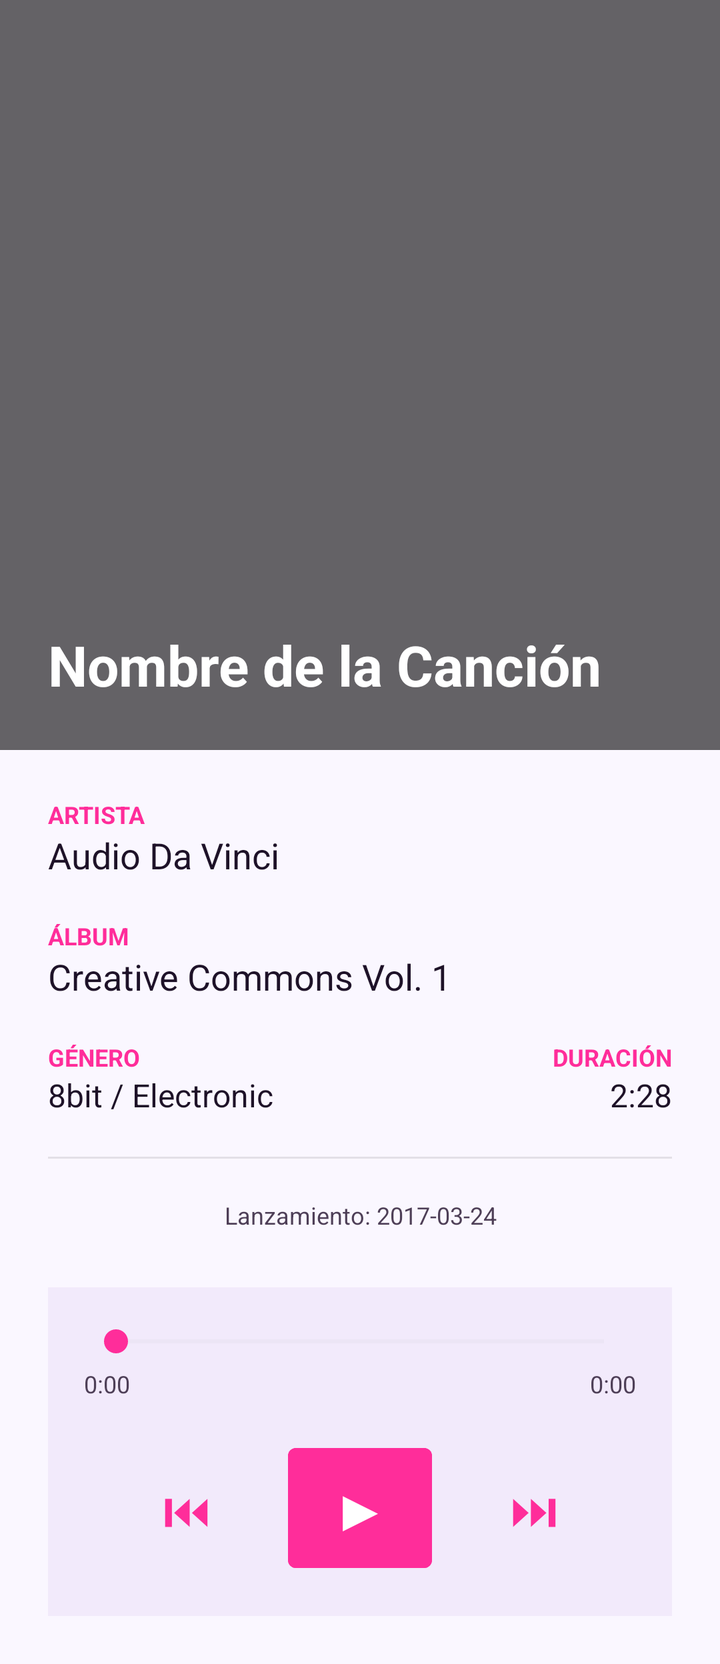
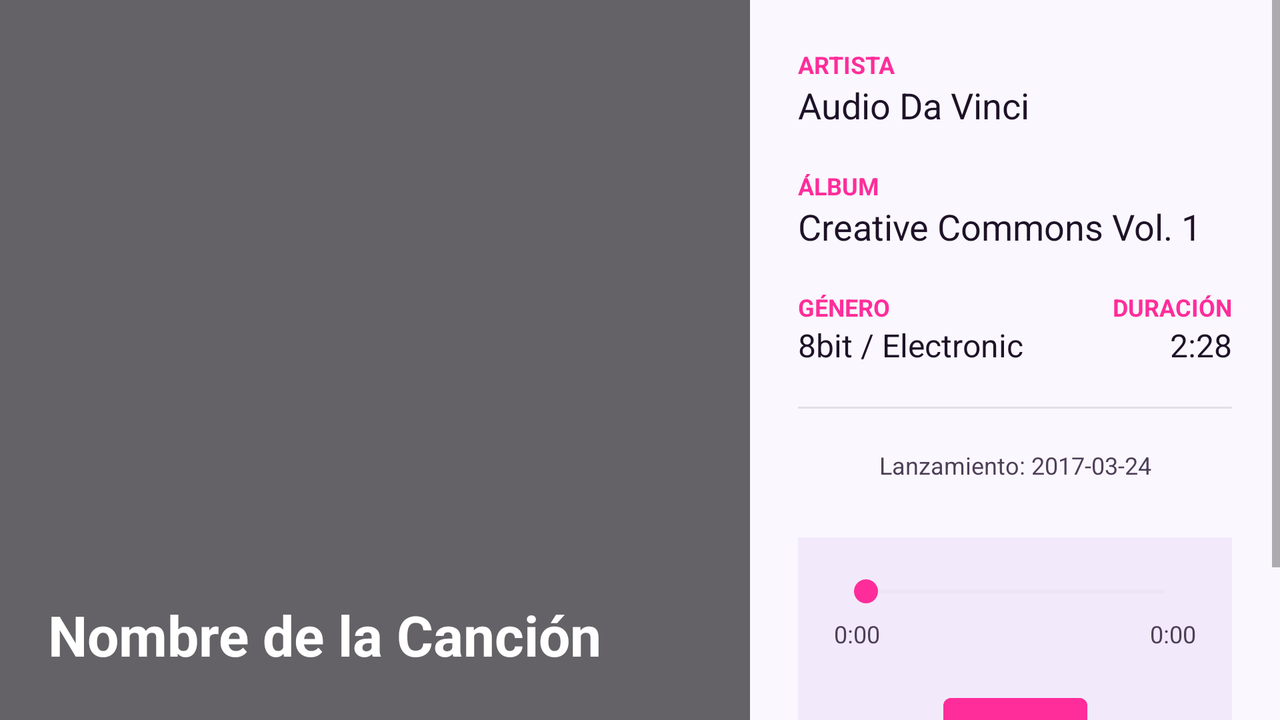

An Android layout and its configuration variant, each rendered on a device that would load it. The default file and the variant file are quoted in full after the pictures.
<!-- AndroidManifest.xml: application theme Theme.Demo_List_v2 -->
<!-- res/layout/fragment_song_detail.xml -->
<?xml version="1.0" encoding="utf-8"?>
<ScrollView xmlns:android="http://schemas.android.com/apk/res/android"
    xmlns:app="http://schemas.android.com/apk/res-auto"
    android:layout_width="match_parent"
    android:layout_height="match_parent"
    android:background="?attr/appBackground"
    android:fillViewport="true">

    <LinearLayout
        android:layout_width="match_parent"
        android:layout_height="wrap_content"
        android:orientation="vertical">

        
        <FrameLayout
            android:layout_width="match_parent"
            android:layout_height="375dp">

            <ImageView
                android:id="@+id/ivDetalleCover"
                android:layout_width="match_parent"
                android:layout_height="match_parent"
                android:scaleType="centerCrop"
                android:src="@drawable/portada" />

            <View
                android:layout_width="match_parent"
                android:layout_height="match_parent"
                android:background="?attr/appImageOverlay" />

            <TextView
                android:id="@+id/tvDetalleTitulo"
                android:layout_width="wrap_content"
                android:layout_height="wrap_content"
                android:layout_gravity="bottom|start"
                android:padding="24dp"
                android:text="Nombre de la Canción"
                android:textColor="?attr/appTextOnImage"
                android:textSize="28sp"
                android:textStyle="bold" />
        </FrameLayout>

        
        <LinearLayout
            android:layout_width="match_parent"
            android:layout_height="wrap_content"
            android:orientation="vertical"
            android:padding="24dp">

            <TextView
                style="@style/AppTextLabel"
                android:layout_width="wrap_content"
                android:layout_height="wrap_content"
                android:text="ARTISTA" />

            <TextView
                android:id="@+id/tvDetalleArtista"
                android:layout_width="match_parent"
                android:layout_height="wrap_content"
                android:layout_marginBottom="20dp"
                android:text="Audio Da Vinci"
                android:textColor="?attr/appTextPrimary"
                android:textSize="18sp" />

            <TextView
                style="@style/AppTextLabel"
                android:layout_width="wrap_content"
                android:layout_height="wrap_content"
                android:text="ÁLBUM" />

            <TextView
                android:id="@+id/tvDetalleAlbum"
                android:layout_width="match_parent"
                android:layout_height="wrap_content"
                android:layout_marginBottom="20dp"
                android:text="Creative Commons Vol. 1"
                android:textColor="?attr/appTextPrimary"
                android:textSize="18sp" />

            <LinearLayout
                android:layout_width="match_parent"
                android:layout_height="wrap_content"
                android:orientation="horizontal">

                <LinearLayout
                    android:layout_width="0dp"
                    android:layout_height="wrap_content"
                    android:layout_weight="1"
                    android:orientation="vertical">

                    <TextView
                        style="@style/AppTextLabel"
                        android:layout_width="wrap_content"
                        android:layout_height="wrap_content"
                        android:text="GÉNERO" />

                    <TextView
                        android:id="@+id/tvDetalleGenero"
                        android:layout_width="match_parent"
                        android:layout_height="wrap_content"
                        android:text="8bit / Electronic"
                        android:textColor="?attr/appTextPrimary"
                        android:textSize="16sp" />
                </LinearLayout>

                <LinearLayout
                    android:layout_width="wrap_content"
                    android:layout_height="wrap_content"
                    android:gravity="end"
                    android:orientation="vertical">

                    <TextView
                        style="@style/AppTextLabel"
                        android:layout_width="wrap_content"
                        android:layout_height="wrap_content"
                        android:text="DURACIÓN" />

                    <TextView
                        android:id="@+id/tvDetalleDuracion"
                        android:layout_width="wrap_content"
                        android:layout_height="wrap_content"
                        android:text="2:28"
                        android:textColor="?attr/appTextPrimary"
                        android:textSize="16sp" />
                </LinearLayout>
            </LinearLayout>

            <View
                android:layout_width="match_parent"
                android:layout_height="1dp"
                android:layout_marginVertical="20dp"
                android:background="?attr/appDivider" />

            <TextView
                android:id="@+id/tvDetalleFecha"
                android:layout_width="match_parent"
                android:layout_height="wrap_content"
                android:gravity="center"
                android:text="Lanzamiento: 2017-03-24"
                android:textColor="?attr/appTextMuted"
                android:textSize="12sp" />

            
            <LinearLayout
                android:id="@+id/audioPlayerBox"
                android:layout_width="match_parent"
                android:layout_height="wrap_content"
                android:layout_marginTop="28dp"
                android:orientation="vertical"
                android:padding="18dp"
                android:background="?attr/appPlayerBackground">

                <SeekBar
                    android:id="@+id/seekBarAudio"
                    android:layout_width="match_parent"
                    android:layout_height="wrap_content"
                    android:max="1000"
                    android:progress="0"
                    android:progressTint="?attr/appAccent"
                    android:thumbTint="?attr/appAccent"
                    android:progressBackgroundTint="?attr/appDivider" />

                <LinearLayout
                    android:layout_width="match_parent"
                    android:layout_height="wrap_content"
                    android:layout_marginTop="4dp"
                    android:orientation="horizontal">

                    <TextView
                        android:id="@+id/tvTiempoActual"
                        android:layout_width="0dp"
                        android:layout_height="wrap_content"
                        android:layout_weight="1"
                        android:text="0:00"
                        android:textColor="?attr/appTextMuted"
                        android:textSize="12sp" />

                    <TextView
                        android:id="@+id/tvTiempoTotal"
                        android:layout_width="wrap_content"
                        android:layout_height="wrap_content"
                        android:text="0:00"
                        android:textColor="?attr/appTextMuted"
                        android:textSize="12sp" />
                </LinearLayout>

                <LinearLayout
                    android:layout_width="match_parent"
                    android:layout_height="wrap_content"
                    android:layout_marginTop="18dp"
                    android:gravity="center"
                    android:orientation="horizontal">

                    <Button
                        android:id="@+id/btnAnterior"
                        android:layout_width="58dp"
                        android:layout_height="58dp"
                        android:text="⏮"
                        android:textSize="24sp"
                        android:textColor="?attr/appAccent"
                        android:backgroundTint="@color/transparent"
                        android:stateListAnimator="@null"
                        android:padding="0dp" />

                    <Button
                        android:id="@+id/btnPlayPause"
                        android:layout_width="72dp"
                        android:layout_height="72dp"
                        android:layout_marginHorizontal="22dp"
                        android:text="▶"
                        android:textSize="30sp"
                        android:textColor="?attr/appTextOnPrimary"
                        android:backgroundTint="?attr/appAccent"
                        android:stateListAnimator="@null"
                        android:padding="0dp" />

                    <Button
                        android:id="@+id/btnSiguiente"
                        android:layout_width="58dp"
                        android:layout_height="58dp"
                        android:text="⏭"
                        android:textSize="24sp"
                        android:textColor="?attr/appAccent"
                        android:backgroundTint="@color/transparent"
                        android:stateListAnimator="@null"
                        android:padding="0dp" />

                </LinearLayout>

            </LinearLayout>

        </LinearLayout>

    </LinearLayout>
</ScrollView>
<!-- resources referenced by this layout -->
<resources>
  <color name="transparent">#00000000</color>
  <style name="AppTextLabel">
          <item name="android:textColor">?attr/appAccent</item>
          <item name="android:textSize">12sp</item>
          <item name="android:textStyle">bold</item>
      </style>
  <style name="Theme.Demo_List_v2" parent="Theme.MaterialComponents.DayNight.NoActionBar">
  
          
          <item name="colorPrimary">@color/purple_500</item>
          <item name="colorPrimaryVariant">@color/purple_700</item>
          <item name="colorSecondary">@color/fuchsia_500</item>
  
          
          <item name="android:windowBackground">@color/gray_50</item>
          <item name="appBackground">@color/gray_50</item>
          <item name="appSurface">@color/white</item>
          <item name="appSurfaceSoft">@color/gray_100</item>
          <item name="appPlayerBackground">@color/gray_100</item>
  
          
          <item name="appTextPrimary">@color/gray_900</item>
          <item name="appTextSecondary">@color/gray_600</item>
          <item name="appTextMuted">@color/gray_700</item>
          <item name="appTextOnImage">@color/white</item>
          <item name="appTextOnPrimary">@color/white</item>
  
          
          <item name="appAccent">@color/fuchsia_500</item>
          <item name="appDivider">@color/divider_light</item>
          <item name="appImageOverlay">@color/overlay_dark_60</item>
  
          
          <item name="android:statusBarColor">@color/purple_700</item>
          <item name="android:navigationBarColor">@color/gray_50</item>
          <item name="android:windowLightStatusBar">false</item>
      </style>
  <color name="purple_500">#8E24AA</color>
  <color name="purple_700">#3A1B4D</color>
  <color name="fuchsia_500">#FF2D9A</color>
  <color name="gray_50">#FAF7FF</color>
  <color name="white">#FFFFFF</color>
  <color name="gray_100">#F2EAFB</color>
  <color name="gray_900">#1E1228</color>
  <color name="gray_600">#67556F</color>
  <color name="gray_700">#4E3F57</color>
  <color name="divider_light">#18000000</color>
  <color name="overlay_dark_60">#99000000</color>
</resources>
<!-- res/layout-land/fragment_song_detail.xml (the repository's variant of the layout above) -->
<!-- drawn on the phone turned sideways -->
<?xml version="1.0" encoding="utf-8"?>
<LinearLayout xmlns:android="http://schemas.android.com/apk/res/android"
    xmlns:app="http://schemas.android.com/apk/res-auto"
    android:layout_width="match_parent"
    android:layout_height="match_parent"
    android:background="?attr/appBackground"
    android:orientation="horizontal">

    
    <FrameLayout
        android:layout_width="375dp"
        android:layout_height="match_parent">

        <ImageView
            android:id="@+id/ivDetalleCover"
            android:layout_width="match_parent"
            android:layout_height="match_parent"
            android:scaleType="centerCrop"
            android:src="@drawable/portada" />

        <View
            android:layout_width="match_parent"
            android:layout_height="match_parent"
            android:background="?attr/appImageOverlay" />

        <TextView
            android:id="@+id/tvDetalleTitulo"
            android:layout_width="wrap_content"
            android:layout_height="wrap_content"
            android:layout_gravity="bottom|start"
            android:padding="24dp"
            android:text="Nombre de la Canción"
            android:textColor="?attr/appTextOnImage"
            android:textSize="28sp"
            android:textStyle="bold" />
    </FrameLayout>

    
    <ScrollView
        android:layout_width="0dp"
        android:layout_height="match_parent"
        android:layout_weight="1"
        android:background="?attr/appBackground">

        <LinearLayout
            android:layout_width="match_parent"
            android:layout_height="wrap_content"
            android:orientation="vertical"
            android:padding="24dp">

            
            <TextView
                style="@style/AppTextLabel"
                android:layout_width="wrap_content"
                android:layout_height="wrap_content"
                android:text="ARTISTA" />

            <TextView
                android:id="@+id/tvDetalleArtista"
                android:layout_width="match_parent"
                android:layout_height="wrap_content"
                android:layout_marginBottom="20dp"
                android:text="Audio Da Vinci"
                android:textColor="?attr/appTextPrimary"
                android:textSize="18sp" />

            
            <TextView
                style="@style/AppTextLabel"
                android:layout_width="wrap_content"
                android:layout_height="wrap_content"
                android:text="ÁLBUM" />

            <TextView
                android:id="@+id/tvDetalleAlbum"
                android:layout_width="match_parent"
                android:layout_height="wrap_content"
                android:layout_marginBottom="20dp"
                android:text="Creative Commons Vol. 1"
                android:textColor="?attr/appTextPrimary"
                android:textSize="18sp" />

            
            <LinearLayout
                android:layout_width="match_parent"
                android:layout_height="wrap_content"
                android:orientation="horizontal">

                <LinearLayout
                    android:layout_width="0dp"
                    android:layout_height="wrap_content"
                    android:layout_weight="1"
                    android:orientation="vertical">

                    <TextView
                        style="@style/AppTextLabel"
                        android:layout_width="wrap_content"
                        android:layout_height="wrap_content"
                        android:text="GÉNERO" />

                    <TextView
                        android:id="@+id/tvDetalleGenero"
                        android:layout_width="match_parent"
                        android:layout_height="wrap_content"
                        android:text="8bit / Electronic"
                        android:textColor="?attr/appTextPrimary"
                        android:textSize="16sp" />
                </LinearLayout>

                <LinearLayout
                    android:layout_width="wrap_content"
                    android:layout_height="wrap_content"
                    android:gravity="end"
                    android:orientation="vertical">

                    <TextView
                        style="@style/AppTextLabel"
                        android:layout_width="wrap_content"
                        android:layout_height="wrap_content"
                        android:text="DURACIÓN" />

                    <TextView
                        android:id="@+id/tvDetalleDuracion"
                        android:layout_width="wrap_content"
                        android:layout_height="wrap_content"
                        android:text="2:28"
                        android:textColor="?attr/appTextPrimary"
                        android:textSize="16sp" />
                </LinearLayout>
            </LinearLayout>

            <View
                android:layout_width="match_parent"
                android:layout_height="1dp"
                android:layout_marginVertical="20dp"
                android:background="?attr/appDivider" />

            <TextView
                android:id="@+id/tvDetalleFecha"
                android:layout_width="match_parent"
                android:layout_height="wrap_content"
                android:gravity="center"
                android:text="Lanzamiento: 2017-03-24"
                android:textColor="?attr/appTextMuted"
                android:textSize="12sp" />

            
            <LinearLayout
                android:id="@+id/audioPlayerBox"
                android:layout_width="match_parent"
                android:layout_height="wrap_content"
                android:layout_marginTop="28dp"
                android:orientation="vertical"
                android:padding="18dp"
                android:background="?attr/appPlayerBackground">

                
                <SeekBar
                    android:id="@+id/seekBarAudio"
                    android:layout_width="match_parent"
                    android:layout_height="wrap_content"
                    android:max="1000"
                    android:progress="0"
                    android:progressTint="?attr/appAccent"
                    android:thumbTint="?attr/appAccent"
                    android:progressBackgroundTint="?attr/appDivider" />

                
                <LinearLayout
                    android:layout_width="match_parent"
                    android:layout_height="wrap_content"
                    android:layout_marginTop="4dp"
                    android:orientation="horizontal">

                    <TextView
                        android:id="@+id/tvTiempoActual"
                        android:layout_width="0dp"
                        android:layout_height="wrap_content"
                        android:layout_weight="1"
                        android:text="0:00"
                        android:textColor="?attr/appTextMuted"
                        android:textSize="12sp" />

                    <TextView
                        android:id="@+id/tvTiempoTotal"
                        android:layout_width="wrap_content"
                        android:layout_height="wrap_content"
                        android:text="0:00"
                        android:textColor="?attr/appTextMuted"
                        android:textSize="12sp" />
                </LinearLayout>

                
                <LinearLayout
                    android:layout_width="match_parent"
                    android:layout_height="wrap_content"
                    android:layout_marginTop="18dp"
                    android:gravity="center"
                    android:orientation="horizontal">

                    <Button
                        android:id="@+id/btnAnterior"
                        android:layout_width="58dp"
                        android:layout_height="58dp"
                        android:text="⏮"
                        android:textSize="24sp"
                        android:textColor="?attr/appAccent"
                        android:backgroundTint="@color/transparent"
                        android:stateListAnimator="@null"
                        android:padding="0dp" />

                    <Button
                        android:id="@+id/btnPlayPause"
                        android:layout_width="72dp"
                        android:layout_height="72dp"
                        android:layout_marginHorizontal="22dp"
                        android:text="▶"
                        android:textSize="30sp"
                        android:textColor="?attr/appTextOnPrimary"
                        android:backgroundTint="?attr/appAccent"
                        android:stateListAnimator="@null"
                        android:padding="0dp" />

                    <Button
                        android:id="@+id/btnSiguiente"
                        android:layout_width="58dp"
                        android:layout_height="58dp"
                        android:text="⏭"
                        android:textSize="24sp"
                        android:textColor="?attr/appAccent"
                        android:backgroundTint="@color/transparent"
                        android:stateListAnimator="@null"
                        android:padding="0dp" />

                </LinearLayout>

            </LinearLayout>

        </LinearLayout>
    </ScrollView>
</LinearLayout>
